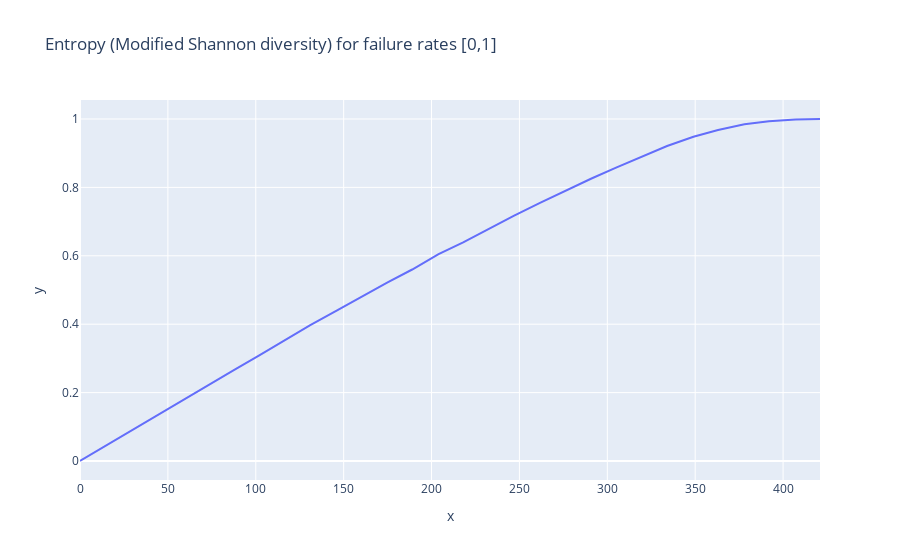

The code cell stored with this chart in its notebook:
### Code cell
# Plot the Entropy to find area above the curve aka Resilience

fig = px.line(x = f_to_Hmsh.keys(), y = [x[0] for x in f_to_Hmsh.values()], title = "Entropy (Modified Shannon diversity) for failure rates [0,1]")
fig.show()
fig.write_html("_".join([choice, 'Resilience.html']))

### Figure 1 — Plotly figure (JSON) as saved in the notebook; plotly's stock layout.template omitted (floating-point values rounded to 4 significant figures)
{"data": [{"hovertemplate": "x=%{x}<br>y=%{y}<extra></extra>", "legendgroup": "", "line": {"color": "#636efa", "dash": "solid"}, "marker": {"symbol": "circle"}, "mode": "lines", "name": "", "orientation": "v", "showlegend": false, "type": "scatter", "x": [0, 15, 30, 44, 59, 73, 88, 102, 117, 131, 146, 160, 175, 189, 204, 218, 233, 247, 262, 276, 291, 305, 320, 334, 349, 363, 378, 392, 407, 421], "xaxis": "x", "y": [0, 0.04584, 0.09217, 0.1343, 0.181, 0.2222, 0.2673, 0.3088, 0.3541, 0.3972, 0.4397, 0.48, 0.5221, 0.5599, 0.6047, 0.6395, 0.6806, 0.7176, 0.7555, 0.7899, 0.8261, 0.8577, 0.8916, 0.9209, 0.9482, 0.9677, 0.9848, 0.9936, 0.9988, 1.0], "yaxis": "y"}], "layout": {"autosize": true, "legend": {"tracegroupgap": 0}, "title": {"text": "Entropy (Modified Shannon diversity) for failure rates [0,1]"}, "xaxis": {"anchor": "y", "autorange": true, "domain": [0, 1], "range": [0, 421], "title": {"text": "x"}, "type": "linear"}, "yaxis": {"anchor": "x", "autorange": true, "domain": [0, 1], "range": [-0.05556, 1.056], "title": {"text": "y"}, "type": "linear"}}}
